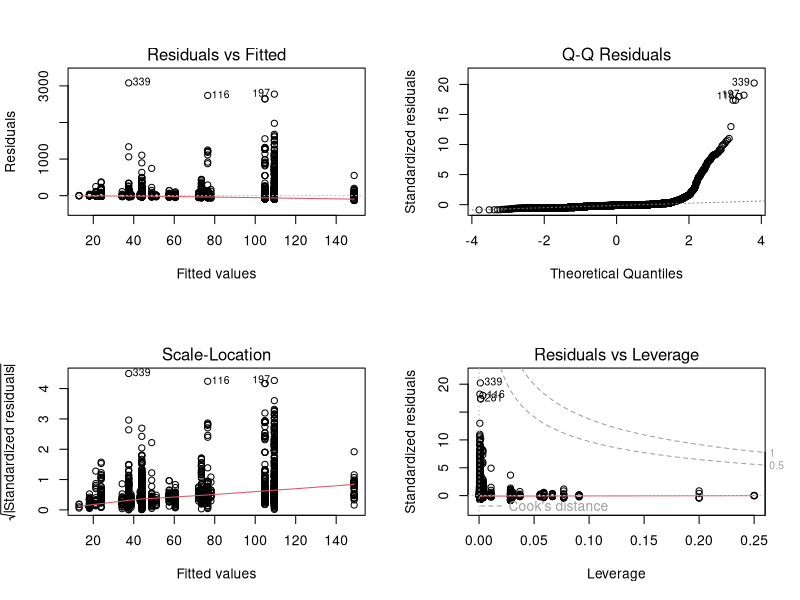

This chart was generated by the following R code: (Note: this script raises an error after producing the figure.)
# Load the necessary package
library(readr)

# Load dataset and capture parsing issues
wine_data <- read.csv("data/wines_SPA.csv", colClasses = c(
  winery = "character",
  wine = "character",
  year = "character",
  rating = "numeric",
  num_reviews = "numeric",
  country = "character",
  region = "character",
  type = "factor",
  body = "factor",
  acidity = "factor",
  price = "numeric"
))

# Check for parsing issues
problems(wine_data)

# Display the structure of the dataset
str(wine_data)

# View the first few rows of the dataset
head(wine_data)

# View the dataset in a separate viewer window
View(wine_data)

# Frequency tables for categorical variables
winery_freq <- table(wine_data$winery)
type_freq <- table(wine_data$type)

# Display the frequency tables
print("Winery Frequency:")
print(winery_freq)

print("Type Frequency:")
print(type_freq)

# Mean, median, and mode for numeric variables
mean_rating <- mean(wine_data$rating, na.rm = TRUE)
median_rating <- median(wine_data$rating, na.rm = TRUE)
mode_rating <- as.numeric(names(sort(table(wine_data$rating), decreasing = TRUE)[1]))

mean_num_reviews <- mean(wine_data$num_reviews, na.rm = TRUE)
median_num_reviews <- median(wine_data$num_reviews, na.rm = TRUE)
mode_num_reviews <- as.numeric(names(sort(table(wine_data$num_reviews), decreasing = TRUE)[1]))

mean_price <- mean(wine_data$price, na.rm = TRUE)
median_price <- median(wine_data$price, na.rm = TRUE)
mode_price <- as.numeric(names(sort(table(wine_data$price), decreasing = TRUE)[1]))

# Display the measures of central tendency
print(paste("Mean Rating:", mean_rating))
print(paste("Median Rating:", median_rating))
print(paste("Mode Rating:", mode_rating))

print(paste("Mean Number of Reviews:", mean_num_reviews))
print(paste("Median Number of Reviews:", median_num_reviews))
print(paste("Mode Number of Reviews:", mode_num_reviews))

print(paste("Mean Price:", mean_price))
print(paste("Median Price:", median_price))
print(paste("Mode Price:", mode_price))

# Standard deviation, variance, range, and IQR for numeric variables
sd_rating <- sd(wine_data$rating, na.rm = TRUE)
var_rating <- var(wine_data$rating, na.rm = TRUE)
range_rating <- range(wine_data$rating, na.rm = TRUE)
iqr_rating <- IQR(wine_data$rating, na.rm = TRUE)

sd_num_reviews <- sd(wine_data$num_reviews, na.rm = TRUE)
var_num_reviews <- var(wine_data$num_reviews, na.rm = TRUE)
range_num_reviews <- range(wine_data$num_reviews, na.rm = TRUE)
iqr_num_reviews <- IQR(wine_data$num_reviews, na.rm = TRUE)

sd_price <- sd(wine_data$price, na.rm = TRUE)
var_price <- var(wine_data$price, na.rm = TRUE)
range_price <- range(wine_data$price, na.rm = TRUE)
iqr_price <- IQR(wine_data$price, na.rm = TRUE)

# Display the measures of distribution
print(paste("Standard Deviation of Rating:", sd_rating))
print(paste("Variance of Rating:", var_rating))
print(paste("Range of Rating:", paste(range_rating, collapse = " - ")))
print(paste("IQR of Rating:", iqr_rating))

print(paste("Standard Deviation of Number of Reviews:", sd_num_reviews))
print(paste("Variance of Number of Reviews:", var_num_reviews))
print(paste("Range of Number of Reviews:", paste(range_num_reviews, collapse = " - ")))
print(paste("IQR of Number of Reviews:", iqr_num_reviews))

print(paste("Standard Deviation of Price:", sd_price))
print(paste("Variance of Price:", var_price))
print(paste("Range of Price:", paste(range_price, collapse = " - ")))
print(paste("IQR of Price:", iqr_price))

# Correlation matrix for numeric variables
cor_matrix <- cor(wine_data[, c("rating", "num_reviews", "price")], use = "complete.obs")

# Display the correlation matrix
print("Correlation Matrix:")
print(cor_matrix)

# Load necessary packages
library(dplyr)
library(car)  # For Levene's Test
library(ggplot2)  # For visualizing residuals


# Convert year to numeric, handling "N.V." and other non-numeric values
wine_data$year <- ifelse(wine_data$year == "N.V.", NA, as.integer(wine_data$year))

# ANOVA: Effect of wine type on price
anova_type <- aov(price ~ type, data = wine_data)
summary(anova_type)

# ANOVA: Effect of region on price
anova_region <- aov(price ~ region, data = wine_data)
summary(anova_region)

# Check assumptions for ANOVA on type

# 1. Normality of residuals
par(mfrow = c(2, 2))
plot(anova_type)
shapiro.test(residuals(anova_type))

# 2. Homogeneity of variances
leveneTest(price ~ type, data = wine_data)

# Check assumptions for ANOVA on region

# 1. Normality of residuals
par(mfrow = c(2, 2))
plot(anova_region)
shapiro.test(residuals(anova_region))

# 2. Homogeneity of variances
leveneTest(price ~ region, data = wine_data)

# If significant, perform post-hoc test (Tukey HSD)
if (summary(anova_type)[[1]]$`Pr(>F)`[1] < 0.05) {
  post_hoc_type <- TukeyHSD(anova_type)
  print(post_hoc_type)
}

if (summary(anova_region)[[1]]$`Pr(>F)`[1] < 0.05) {
  post_hoc_region <- TukeyHSD(anova_region)
  print(post_hoc_region)
}

# Visualization of results
# Boxplot of price by type
ggplot(wine_data, aes(x = type, y = price)) +
  geom_boxplot() +
  labs(title = "Boxplot of Price by Wine Type", x = "Wine Type", y = "Price")

# Boxplot of price by region
ggplot(wine_data, aes(x = region, y = price)) +
  geom_boxplot() +
  labs(title = "Boxplot of Price by Region", x = "Region", y = "Price")


# Load necessary packages
library(ggplot2)
library(reshape2)


# Convert year to numeric, handling "N.V." and other non-numeric values
wine_data$year <- ifelse(wine_data$year == "N.V.", NA, as.integer(wine_data$year))

# Univariate Plots

# Histogram for price
ggplot(wine_data, aes(x = price)) +
  geom_histogram(binwidth = 50, fill = "blue", color = "black") +
  labs(title = "Histogram of Wine Prices", x = "Price", y = "Frequency")

# Boxplot for price
ggplot(wine_data, aes(y = price)) +
  geom_boxplot(fill = "lightblue") +
  labs(title = "Boxplot of Wine Prices", y = "Price")

# Bar plot for type
ggplot(wine_data, aes(x = type)) +
  geom_bar(fill = "orange") +
  labs(title = "Bar Plot of Wine Types", x = "Wine Type", y = "Count")

# Multivariate Plots

# Scatter plot for rating vs. price
ggplot(wine_data, aes(x = rating, y = price)) +
  geom_point(color = "blue", alpha = 0.5) +
  labs(title = "Scatter Plot of Rating vs. Price", x = "Rating", y = "Price")

# Boxplot of price by type
ggplot(wine_data, aes(x = type, y = price)) +
  geom_boxplot(fill = "lightgreen") +
  labs(title = "Boxplot of Price by Wine Type", x = "Wine Type", y = "Price")

# Boxplot of price by region
ggplot(wine_data, aes(x = region, y = price)) +
  geom_boxplot(fill = "lightcoral") +
  labs(title = "Boxplot of Price by Region", x = "Region", y = "Price") +
  theme(axis.text.x = element_text(angle = 90, hjust = 1))

# Correlation matrix heatmap

# Compute correlation matrix
cor_matrix <- cor(wine_data[, c("rating", "num_reviews", "price")], use = "complete.obs")

# Melt the correlation matrix into long format
melted_cor_matrix <- melt(cor_matrix)

# Plot heatmap
ggplot(melted_cor_matrix, aes(x = Var1, y = Var2, fill = value)) +
  geom_tile() +
  scale_fill_gradient2(low = "blue", high = "red", mid = "white", midpoint = 0) +
  labs(title = "Correlation Matrix Heatmap", x = "", y = "") +
  theme_minimal()

